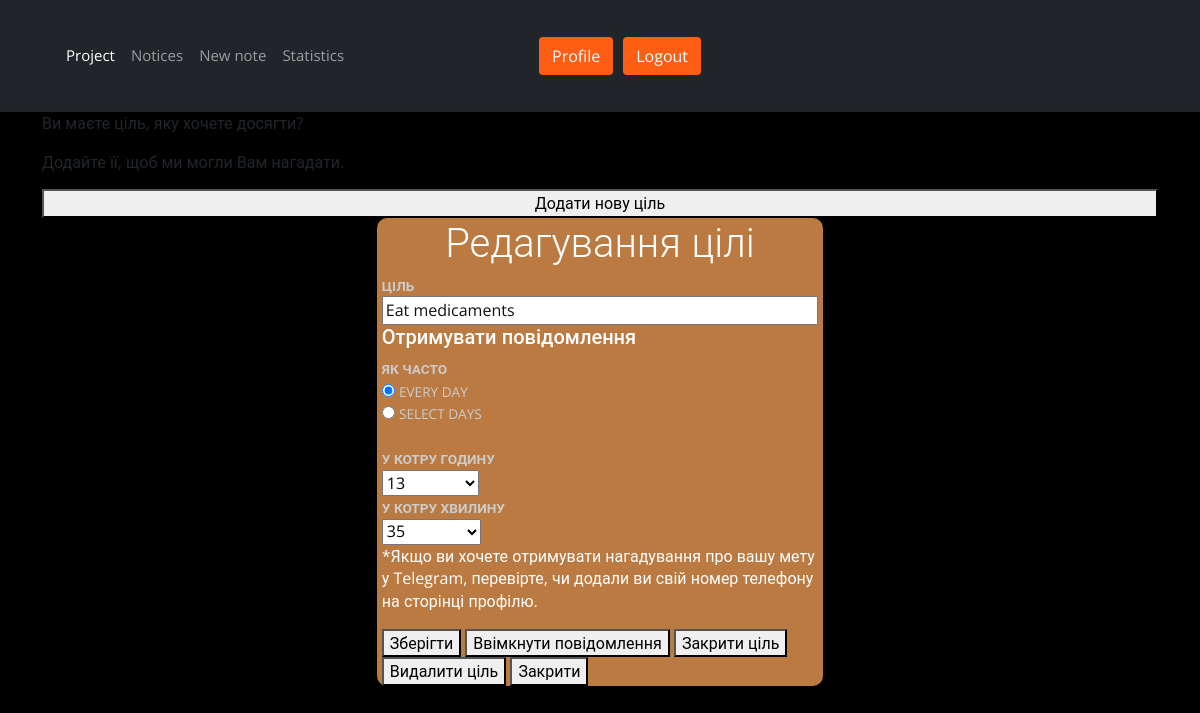
/edit_goal?goal_id=15 (signed in), run on an earlier commit of the app's database.
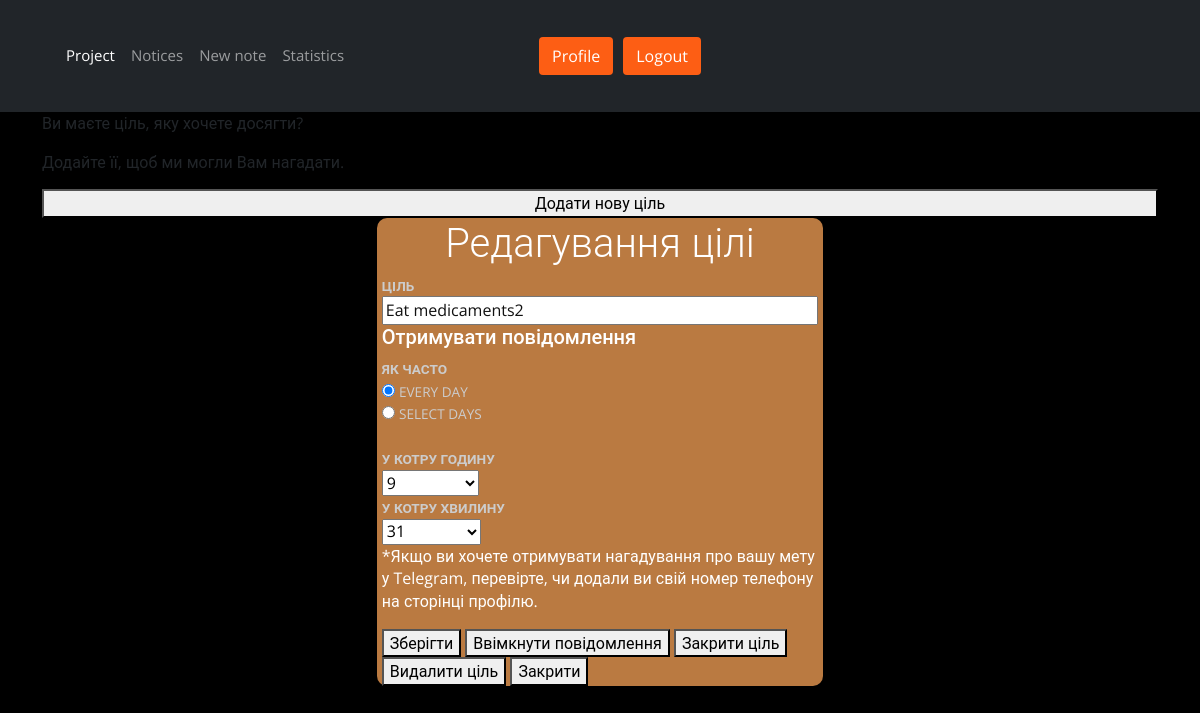
And on a later commit of the database.
### entries/models.py (models this page shows)
class Goal(models.Model):
    goal_id = models.AutoField(primary_key=True)
    username = models.CharField(max_length=25, default='SOME STRING')
    goal_name = models.CharField(max_length=25, default='SOME STRING')
    notification_hour = models.IntegerField(blank=True, null=True)
    notification_minutes = models.IntegerField(blank=True, null=True)
    monday = models.BooleanField(default=False)
    tuesday = models.BooleanField(default=False)
    wednesday = models.BooleanField(default=False)
    thursday = models.BooleanField(default=False)
    friday = models.BooleanField(default=False)
    saturday = models.BooleanField(default=False)
    sunday = models.BooleanField(default=False)
    notifications = models.BooleanField(default=False)
    continuing = models.BooleanField(default=False)

### users/views.py (the view)
# urls.py: path('edit_goal', views.edit_goal, name="edit_goal"),
def edit_goal(request):
    goal_id = request.GET.get("goal_id")
    if goal_id:
        el = Goal.objects.get(goal_id=int(goal_id))
        return render(request, 'users/home.html', {'goal': el.goal_name, 'hour_category': el.notification_hour,
                                                   'minutes_category': el.notification_minutes, 'goal_id': int(goal_id),
                                                   'dict_days': {'monday': el.monday, 'tuesday': el.tuesday,
                                                                 'wednesday': el.wednesday, 'thursday': el.thursday,
                                                                 'friday': el.friday, 'saturday': el.saturday,
                                                                 'sunday': el.sunday}})

### entries/templatetags/template_tags.py (called while the page is built)
@register.filter(name='range')
def filter_range(start, end):
    return range(start, end)

@register.simple_tag
def checkbox_input(day, mean):
    if mean:
        return mark_safe(f'<input type="checkbox" id="{day}" name="days[]" value="{day}" checked="checked">')
    else:
        return mark_safe(f'<input type="checkbox" id="{day}" name="days[]" value="{day}">')

### users/templates/users/home.html (shortened to what this page needs)
{% extends 'users/base.html' %}
{% load template_tags %}
{% block content %}
{% load static %}
<link rel="stylesheet" href="{% static 'main.css' %}">
<link rel="stylesheet" href="{% static 'popup.css' %}">
<div class="container">
    <div class="row g-0">
        {% if user.is_authenticated %}
            <p>Ви маєте ціль, яку хочете досягти?</p>
            <p>Додайте її, щоб ми могли Вам нагадати.</p>
            <button><a href="new_goal">Додати нову ціль</a></button>
            {% if goal or unhide %}
                <div id="myForm">
                    <form id="form" name="form" class="form_container" action="{% url 'add_goal' %}" method="POST">
                        {% if unhide %}
                            <h1 style="text-align: center;">Нова ціль</h1>
                        {% else %}
                            <h1 style="text-align: center;">Редагування цілі</h1>
                        {% endif %}
                        <label for="goal"><b>Ціль</b></label><br>
                        <input type="text" placeholder="goal" name="goal" id="goal" value="{{ goal }}"
                                required>
                        <h5>Отримувати повідомлення</h5>
                        <label><b>Як часто</b></label><br>
                        <input type="radio" name="option" id="every_day" value="every_day" checked="checked">
                        <label for="every_day">Every day</label><br>
                        <input type="radio" name="option" id="select_days" value="select_days">
                        <label for="select_days">Select days</label><br>
                        <br>
                        <label><b>У котру годину</b></label><br>
                        <select name="hour_category">
                            <option value="{{ hour_category }}">{% if hour_category %} {{ hour_category }} {% else %}
                                Виберіть час{% endif %}</option>
                        </select>
                        <br>
                        <label><b>У котру хвилину</b></label><br>
                        <select name="minutes_category">
                            <option value="{{ minutes_category }}">{% if minutes_category %} {{ minutes_category }}
                                {% else %}Виберіть хвилину{% endif %}</option>
                        </select>
                        <br>
                        <p>*Якщо ви хочете отримувати нагадування про вашу мету у Telegram, перевірте, чи додали ви
                            свій номер телефону на сторінці <a href='{% url "profile" %}' >профілю.</a></p>
                        <button type="submit">Зберігти</button>
                        {% if goal.notifications %}
                            <button><a href="{% url 'notify_off' %}">Припинити повідомлення</a></button>
                        {% else %}
                            <button><a href="{% url 'notify_on' %}">Ввімкнути повідомлення</a></button>
                        {% endif %}
                        <button><a href="{% url 'close_goal' %}">Закрити ціль</a></button>
                        <button><a href="{% url 'delete_goal' %}">Видалити ціль</a></button>
                        <button><a href="{% url 'home' %}">Закрити</a></button>
                    </form>
                </div>
            {% endif %}
        {% else %}
            <a href='{% url "register_user" %}' class="btn" style="color: white; background-color: #fd5e14;"
                 type="submit" id="body-link-row">Register</a>
            <div class="col-6 col-md-4" id="header-image"><img src="" alt=""></div>
        {% endif %}
    </div>
</div>
{% endblock content %}

What changed in the data, as far as the page shows it:
changed Goal: goal "Eat medicaments" → "Eat medicaments2"
Also different on the page:
form field hour_category: "13" → "9"
form field minutes_category: "35" → "31"
